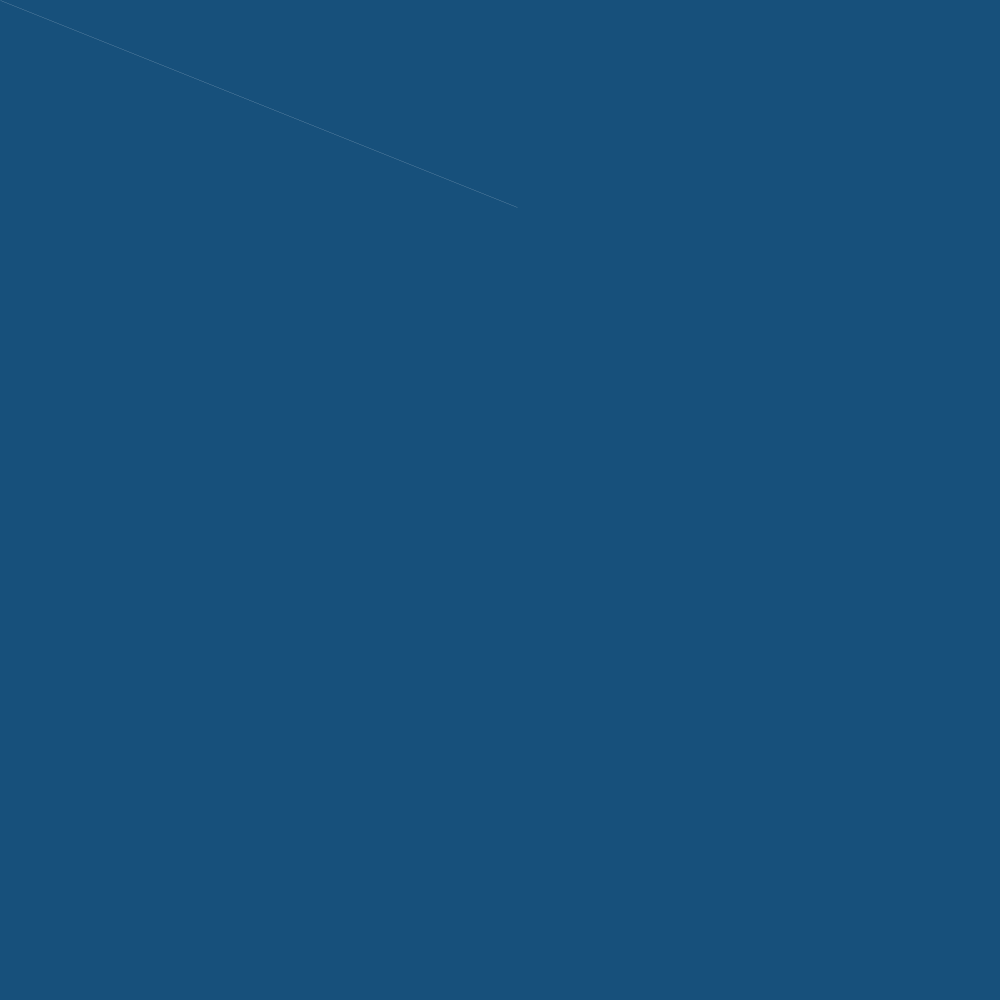
Frame 1 (no input)
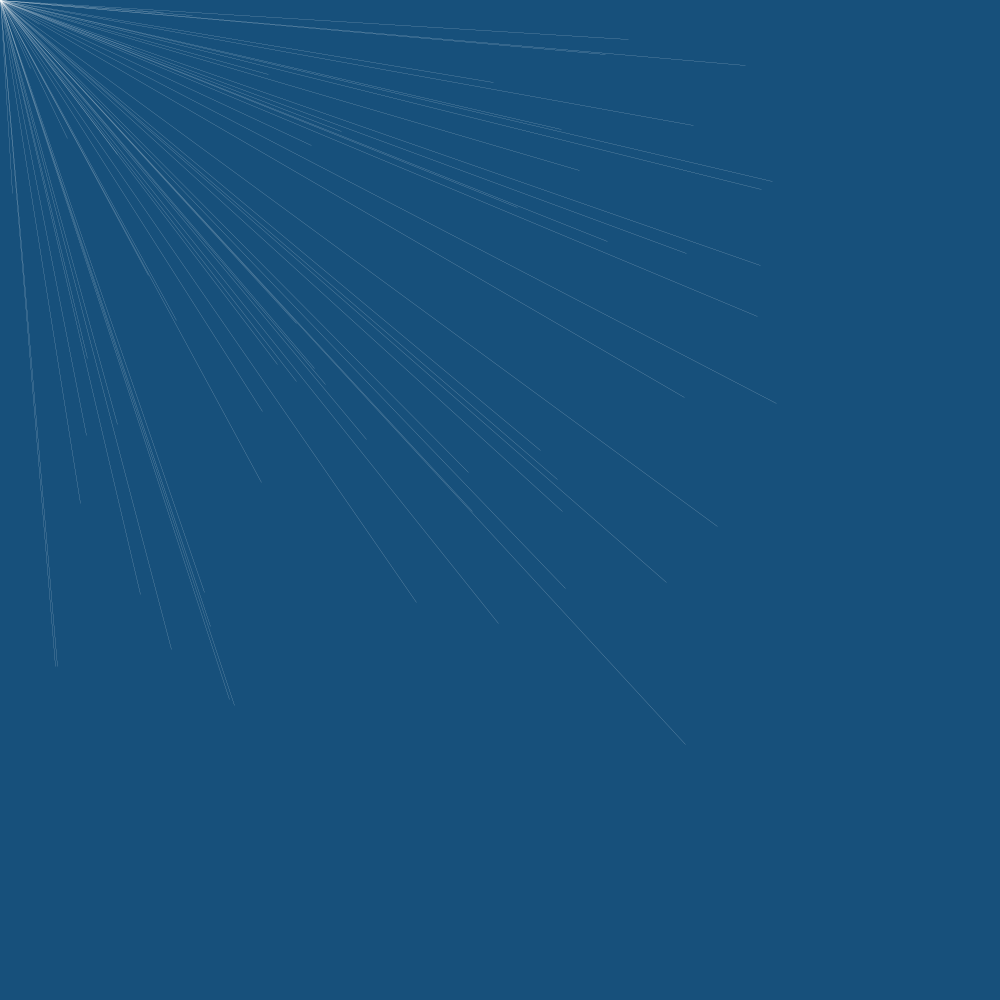
Frame 60 (the mouse pressed at the canvas centre just before this capture)
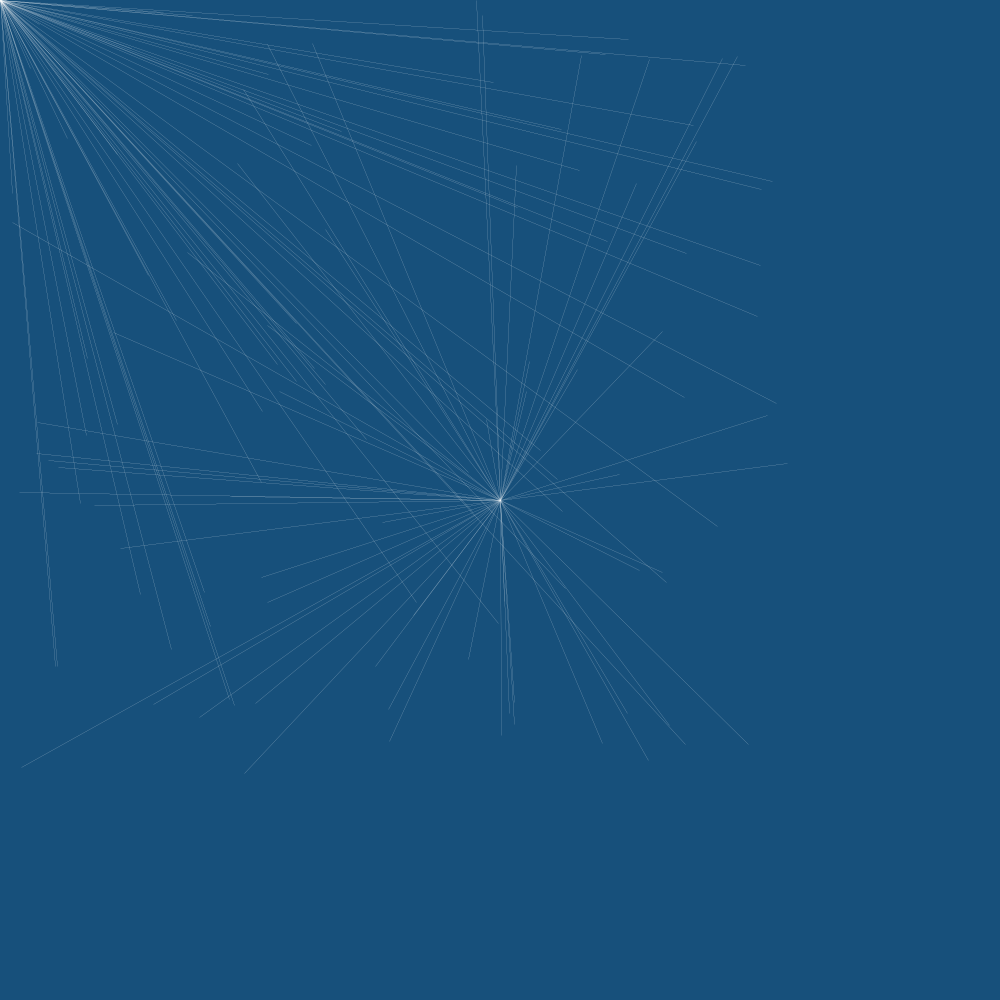
Frame 120 (the mouse held since frame 60 and released just before this capture)

The Processing sketch that drew these frames (run headless with seeded random() and noise(); from frame 60 on, the mouse is pressed at the canvas centre):

// Processing sketch: processing_57040
// ── processing_57040.pde

void setup(){
  size(1000, 1000);
  background(23, 80, 123);
  frameRate(7000);
}

void draw(){
 /// background(255); // stops line from re-drawing itself
 smooth();// smooths out lines
  strokeWeight(0);//line thickness
  stroke(255); // line color
  line(random(800),random(800),mouseX,mouseY);//(x1,y1)(x2,y2)
}
